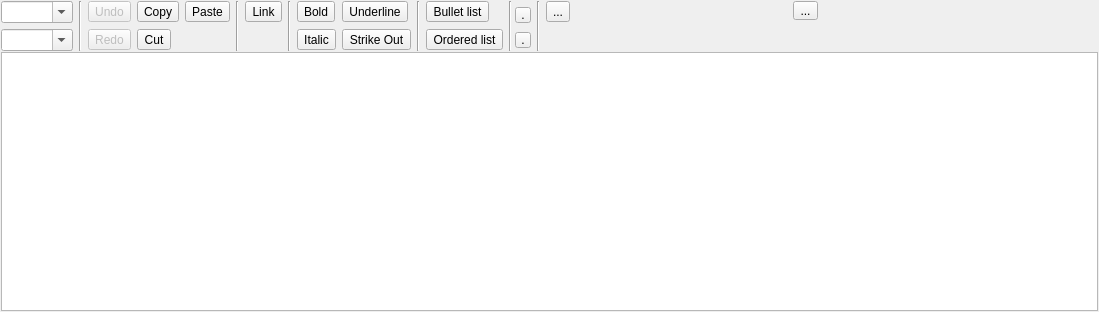
<?xml version="1.0" encoding="UTF-8"?>
<ui version="4.0">
 <class>MRichTextEdit</class>
 <widget class="QWidget" name="MRichTextEdit">
  <property name="geometry">
   <rect>
    <x>0</x>
    <y>0</y>
    <width>1099</width>
    <height>312</height>
   </rect>
  </property>
  <property name="windowTitle">
   <string notr="true"/>
  </property>
  <layout class="QVBoxLayout" name="verticalLayout">
   <property name="spacing">
    <number>1</number>
   </property>
   <property name="leftMargin">
    <number>1</number>
   </property>
   <property name="topMargin">
    <number>1</number>
   </property>
   <property name="rightMargin">
    <number>1</number>
   </property>
   <property name="bottomMargin">
    <number>1</number>
   </property>
   <item>
    <widget class="QWidget" name="f_toolbar" native="true">
     <layout class="QGridLayout" name="gridLayout_2">
      <property name="leftMargin">
       <number>0</number>
      </property>
      <property name="topMargin">
       <number>0</number>
      </property>
      <property name="rightMargin">
       <number>0</number>
      </property>
      <property name="bottomMargin">
       <number>0</number>
      </property>
      <item row="0" column="0" rowspan="2">
       <widget class="QComboBox" name="f_paragraph">
        <property name="focusPolicy">
         <enum>Qt::ClickFocus</enum>
        </property>
        <property name="toolTip">
         <string>Paragraph formatting</string>
        </property>
        <property name="editable">
         <bool>true</bool>
        </property>
       </widget>
      </item>
      <item row="0" column="2" rowspan="2">
       <widget class="QToolButton" name="f_undo">
        <property name="enabled">
         <bool>false</bool>
        </property>
        <property name="focusPolicy">
         <enum>Qt::ClickFocus</enum>
        </property>
        <property name="toolTip">
         <string>Undo (CTRL+Z)</string>
        </property>
        <property name="text">
         <string>Undo</string>
        </property>
        <property name="iconSize">
         <size>
          <width>16</width>
          <height>16</height>
         </size>
        </property>
       </widget>
      </item>
      <item row="2" column="12">
       <widget class="QToolButton" name="f_strikeout">
        <property name="text">
         <string>Strike Out</string>
        </property>
        <property name="checkable">
         <bool>true</bool>
        </property>
       </widget>
      </item>
      <item row="2" column="2">
       <widget class="QToolButton" name="f_redo">
        <property name="enabled">
         <bool>false</bool>
        </property>
        <property name="focusPolicy">
         <enum>Qt::ClickFocus</enum>
        </property>
        <property name="toolTip">
         <string>Redo</string>
        </property>
        <property name="text">
         <string>Redo</string>
        </property>
        <property name="iconSize">
         <size>
          <width>16</width>
          <height>16</height>
         </size>
        </property>
       </widget>
      </item>
      <item row="0" column="18" rowspan="3" colspan="2">
       <widget class="Line" name="line_2">
        <property name="orientation">
         <enum>Qt::Vertical</enum>
        </property>
       </widget>
      </item>
      <item row="0" column="7" rowspan="3">
       <widget class="Line" name="line">
        <property name="orientation">
         <enum>Qt::Vertical</enum>
        </property>
       </widget>
      </item>
      <item row="0" column="1" rowspan="3">
       <widget class="Line" name="line_4">
        <property name="orientation">
         <enum>Qt::Vertical</enum>
        </property>
       </widget>
      </item>
      <item row="0" column="15" rowspan="2">
       <widget class="QToolButton" name="f_list_bullet">
        <property name="focusPolicy">
         <enum>Qt::ClickFocus</enum>
        </property>
        <property name="toolTip">
         <string>Bullet list (CTRL+-)</string>
        </property>
        <property name="text">
         <string>Bullet list</string>
        </property>
        <property name="iconSize">
         <size>
          <width>16</width>
          <height>16</height>
         </size>
        </property>
        <property name="checkable">
         <bool>true</bool>
        </property>
       </widget>
      </item>
      <item row="0" column="5" rowspan="2">
       <widget class="QToolButton" name="f_copy">
        <property name="focusPolicy">
         <enum>Qt::ClickFocus</enum>
        </property>
        <property name="toolTip">
         <string>Copy (CTRL+C)</string>
        </property>
        <property name="text">
         <string>Copy</string>
        </property>
        <property name="iconSize">
         <size>
          <width>16</width>
          <height>16</height>
         </size>
        </property>
       </widget>
      </item>
      <item row="0" column="8" rowspan="2">
       <widget class="QToolButton" name="f_link">
        <property name="focusPolicy">
         <enum>Qt::ClickFocus</enum>
        </property>
        <property name="toolTip">
         <string>Link (CTRL+L)</string>
        </property>
        <property name="text">
         <string>Link</string>
        </property>
        <property name="iconSize">
         <size>
          <width>16</width>
          <height>16</height>
         </size>
        </property>
        <property name="checkable">
         <bool>true</bool>
        </property>
       </widget>
      </item>
      <item row="2" column="5">
       <widget class="QToolButton" name="f_cut">
        <property name="focusPolicy">
         <enum>Qt::ClickFocus</enum>
        </property>
        <property name="toolTip">
         <string>Cut (CTRL+X)</string>
        </property>
        <property name="text">
         <string>Cut</string>
        </property>
        <property name="iconSize">
         <size>
          <width>16</width>
          <height>16</height>
         </size>
        </property>
       </widget>
      </item>
      <item row="0" column="10" rowspan="2">
       <widget class="QToolButton" name="f_bold">
        <property name="focusPolicy">
         <enum>Qt::ClickFocus</enum>
        </property>
        <property name="toolTip">
         <string notr="true">Bold (CTRL+B)</string>
        </property>
        <property name="text">
         <string>Bold</string>
        </property>
        <property name="iconSize">
         <size>
          <width>16</width>
          <height>16</height>
         </size>
        </property>
        <property name="checkable">
         <bool>true</bool>
        </property>
       </widget>
      </item>
      <item row="0" column="23" rowspan="2">
       <widget class="QToolButton" name="f_image">
        <property name="text">
         <string notr="true">...</string>
        </property>
       </widget>
      </item>
      <item row="2" column="0">
       <widget class="QComboBox" name="f_fontsize">
        <property name="focusPolicy">
         <enum>Qt::ClickFocus</enum>
        </property>
        <property name="toolTip">
         <string>Font size</string>
        </property>
        <property name="editable">
         <bool>true</bool>
        </property>
       </widget>
      </item>
      <item row="2" column="19">
       <widget class="QToolButton" name="f_bgcolor">
        <property name="minimumSize">
         <size>
          <width>16</width>
          <height>16</height>
         </size>
        </property>
        <property name="maximumSize">
         <size>
          <width>16</width>
          <height>16</height>
         </size>
        </property>
        <property name="focusPolicy">
         <enum>Qt::ClickFocus</enum>
        </property>
        <property name="toolTip">
         <string>Text background color</string>
        </property>
        <property name="text">
         <string>.</string>
        </property>
        <property name="iconSize">
         <size>
          <width>16</width>
          <height>16</height>
         </size>
        </property>
       </widget>
      </item>
      <item row="0" column="14" rowspan="3">
       <widget class="Line" name="line_5">
        <property name="orientation">
         <enum>Qt::Vertical</enum>
        </property>
       </widget>
      </item>
      <item row="0" column="9" rowspan="3">
       <widget class="Line" name="line_3">
        <property name="orientation">
         <enum>Qt::Vertical</enum>
        </property>
       </widget>
      </item>
      <item row="1" column="19">
       <widget class="QToolButton" name="f_fgcolor">
        <property name="minimumSize">
         <size>
          <width>16</width>
          <height>16</height>
         </size>
        </property>
        <property name="maximumSize">
         <size>
          <width>16</width>
          <height>16</height>
         </size>
        </property>
        <property name="focusPolicy">
         <enum>Qt::ClickFocus</enum>
        </property>
        <property name="toolTip">
         <string>Text foreground color</string>
        </property>
        <property name="text">
         <string>.</string>
        </property>
        <property name="iconSize">
         <size>
          <width>16</width>
          <height>16</height>
         </size>
        </property>
       </widget>
      </item>
      <item row="0" column="24" rowspan="2">
       <spacer name="horizontalSpacer">
        <property name="orientation">
         <enum>Qt::Horizontal</enum>
        </property>
        <property name="sizeHint" stdset="0">
         <size>
          <width>40</width>
          <height>20</height>
         </size>
        </property>
       </spacer>
      </item>
      <item row="2" column="10">
       <widget class="QToolButton" name="f_italic">
        <property name="focusPolicy">
         <enum>Qt::ClickFocus</enum>
        </property>
        <property name="toolTip">
         <string>Italic (CTRL+I)</string>
        </property>
        <property name="text">
         <string>Italic</string>
        </property>
        <property name="iconSize">
         <size>
          <width>16</width>
          <height>16</height>
         </size>
        </property>
        <property name="checkable">
         <bool>true</bool>
        </property>
       </widget>
      </item>
      <item row="0" column="22" rowspan="3">
       <widget class="Line" name="line_6">
        <property name="orientation">
         <enum>Qt::Vertical</enum>
        </property>
       </widget>
      </item>
      <item row="0" column="12" rowspan="2">
       <widget class="QToolButton" name="f_underline">
        <property name="focusPolicy">
         <enum>Qt::ClickFocus</enum>
        </property>
        <property name="toolTip">
         <string>Underline (CTRL+U)</string>
        </property>
        <property name="text">
         <string>Underline</string>
        </property>
        <property name="iconSize">
         <size>
          <width>16</width>
          <height>16</height>
         </size>
        </property>
        <property name="checkable">
         <bool>true</bool>
        </property>
       </widget>
      </item>
      <item row="2" column="15">
       <widget class="QToolButton" name="f_list_ordered">
        <property name="focusPolicy">
         <enum>Qt::ClickFocus</enum>
        </property>
        <property name="toolTip">
         <string>Ordered list (CTRL+=)</string>
        </property>
        <property name="text">
         <string>Ordered list</string>
        </property>
        <property name="iconSize">
         <size>
          <width>16</width>
          <height>16</height>
         </size>
        </property>
        <property name="checkable">
         <bool>true</bool>
        </property>
       </widget>
      </item>
      <item row="0" column="6" rowspan="2">
       <widget class="QToolButton" name="f_paste">
        <property name="enabled">
         <bool>true</bool>
        </property>
        <property name="focusPolicy">
         <enum>Qt::ClickFocus</enum>
        </property>
        <property name="toolTip">
         <string>Paste (CTRL+V)</string>
        </property>
        <property name="text">
         <string>Paste</string>
        </property>
        <property name="iconSize">
         <size>
          <width>16</width>
          <height>16</height>
         </size>
        </property>
       </widget>
      </item>
     </layout>
     <widget class="QToolButton" name="f_menu">
      <property name="geometry">
       <rect>
        <x>792</x>
        <y>0</y>
        <width>25</width>
        <height>19</height>
       </rect>
      </property>
      <property name="text">
       <string>...</string>
      </property>
     </widget>
     <zorder>f_paragraph</zorder>
     <zorder>line_4</zorder>
     <zorder>f_undo</zorder>
     <zorder>f_copy</zorder>
     <zorder>f_paste</zorder>
     <zorder>line</zorder>
     <zorder>f_link</zorder>
     <zorder>line_3</zorder>
     <zorder>f_underline</zorder>
     <zorder>line_2</zorder>
     <zorder>line_5</zorder>
     <zorder>f_list_bullet</zorder>
     <zorder>f_bold</zorder>
     <zorder>f_image</zorder>
     <zorder>line_6</zorder>
     <zorder>f_menu</zorder>
     <zorder>f_fgcolor</zorder>
     <zorder>f_fontsize</zorder>
     <zorder>f_redo</zorder>
     <zorder>f_cut</zorder>
     <zorder>f_italic</zorder>
     <zorder>f_strikeout</zorder>
     <zorder>f_list_ordered</zorder>
     <zorder>f_bgcolor</zorder>
    </widget>
   </item>
   <item>
    <widget class="MTextEdit" name="f_textedit">
     <property name="autoFormatting">
      <set>QTextEdit::AutoNone</set>
     </property>
     <property name="tabChangesFocus">
      <bool>true</bool>
     </property>
    </widget>
   </item>
  </layout>
 </widget>
 <customwidgets>
  <customwidget>
   <class>MTextEdit</class>
   <extends>QTextEdit</extends>
   <header>mtextedit.h</header>
  </customwidget>
 </customwidgets>
 <tabstops>
  <tabstop>f_textedit</tabstop>
  <tabstop>f_image</tabstop>
  <tabstop>f_menu</tabstop>
 </tabstops>
 <resources/>
 <connections/>
</ui>
